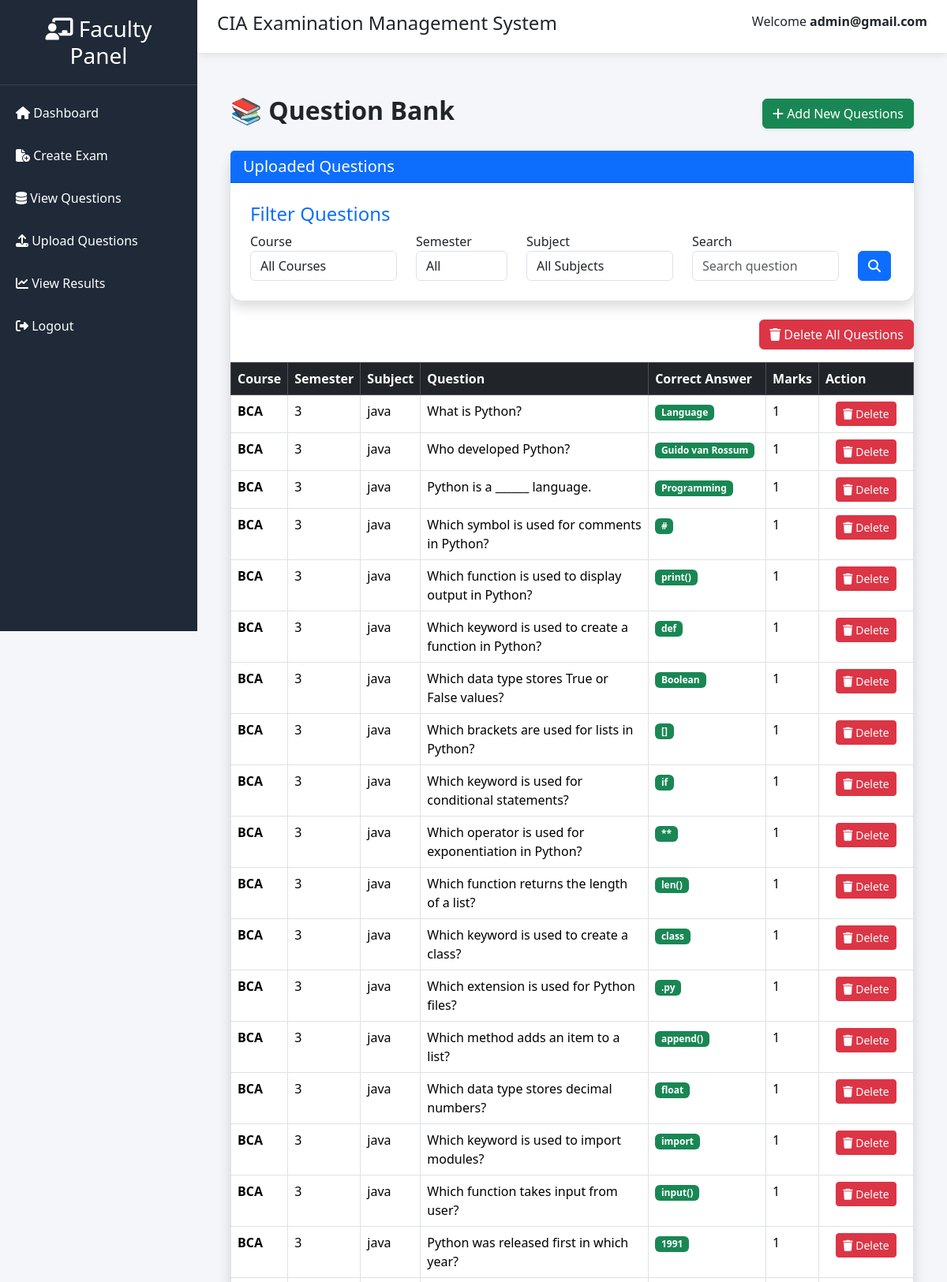
/view-questions/ (signed in, upper part), run on the app's committed database.
### quiz/models.py (models this page shows, shortened)
class User(AbstractUser):
    is_student = models.BooleanField(default=False)
    is_faculty = models.BooleanField(default=False)
    course = models.CharField(
        max_length=100,
        blank=True,
        null=True
    )
    semester = models.IntegerField(
        default=1,
        blank=True,
        null=True
    )

class Question(models.Model):
    course = models.ForeignKey(
        Course,
        on_delete=models.CASCADE
    )
    subject = models.ForeignKey(
        Subject,
        on_delete=models.CASCADE
    )
    academic_year = models.CharField(
        max_length=20
    )
    uploaded_by = models.ForeignKey(
    User,
    on_delete=models.CASCADE,
    null=True
)
    semester = models.IntegerField()
    question_text = models.TextField()
    option1 = models.CharField(max_length=200)
    option2 = models.CharField(max_length=200)
    option3 = models.CharField(max_length=200)
    option4 = models.CharField(max_length=200)
    correct_answer = models.CharField(max_length=10)
    marks = models.IntegerField(default=1)

class Course(models.Model):
    name = models.CharField(
        max_length=100
    )

class Subject(models.Model):
    code = models.CharField(
        max_length=20,
        unique=True
    )
    name = models.CharField(
        max_length=100
    )
    course = models.ForeignKey(
        Course,
        on_delete=models.CASCADE
    )
    semester = models.IntegerField()

### quiz/views.py (the view)
@login_required
@user_passes_test(is_faculty)
def view_questions(request):
    questions = Question.objects.all().select_related(
        "course",
        "subject"
    )
    course_id = request.GET.get("course")
    semester = request.GET.get("semester")
    subject_id = request.GET.get("subject")
    search = request.GET.get("search")
    if course_id:
        questions = questions.filter(
            course_id=course_id
        )
    if semester:
        questions = questions.filter(
            semester=semester
        )
    if subject_id:
        questions = questions.filter(
            subject_id=subject_id
        )
    if search:
        questions = questions.filter(
            question_text__icontains=search
        )
    courses = Course.objects.all()
    subjects = Subject.objects.all()
    return render(
        request,
        "faculty/view_questions.html",
        {
            "questions": questions,
            "courses": courses,
            "subjects": subjects,
        }
    )

### quiz/views.py (called while the page is built)
def is_faculty(user):
    return user.is_authenticated and (
        user.is_faculty or user.is_superuser
    )

### quiz/templates/faculty/view_questions.html (shortened to what this page needs)
{% extends 'faculty/base_faculty.html' %}
{% block content %}
<div class="container mt-4">
    <div class="d-flex justify-content-between align-items-center mb-4">
        <h2 class="fw-bold">
            📚 Question Bank
        </h2>
        <a href="{% url 'upload_question_paper' %}"
           class="btn btn-success shadow-sm">
            <i class="fas fa-plus"></i>
            Add New Questions
        </a>
    </div>
    <div class="card shadow border-0">
        <div class="card-header bg-primary text-white">
            <h5 class="mb-0">
                Uploaded Questions
            </h5>
        </div>
        <div class="card-body p-0">
            <div class="table-responsive">
<div class="card shadow mb-4">
<div class="card-body">
<h4 class="text-primary">
Filter Questions
</h4>
<form method="get">
<div class="row">
<div class="col-md-3">
<label>
Course
</label>
<select name="course"
class="form-control">
<option value="">
All Courses
</option>
</select>
</div>
<div class="col-md-2">
<label>
Semester
</label>
<select name="semester"
class="form-control">
<option value="">
All
</option>
</select>
</div>
<div class="col-md-3">
<label>
Subject
</label>
<select name="subject"
class="form-control">
<option value="">
All Subjects
</option>
</select>
</div>
<div class="col-md-3">
<label>
Search
</label>
<input type="text"
name="search"
class="form-control"
placeholder="Search question">
</div>
<div class="col-md-1 mt-4">
<button class="btn btn-primary">
<i class="fas fa-search"></i>
</button>
</div>
</div>
</form>
</div>
</div>
<div class="text-end mb-3">
<form method="post"
action="{% url 'delete_all_questions' %}"
onsubmit="return confirm('Are you sure you want to delete ALL questions?');">
<button type="submit"
class="btn btn-danger">
<i class="fas fa-trash"></i>
Delete All Questions
</button>
</form>
</div>
                <table class="table table-bordered table-hover mb-0">
                    <thead class="table-dark">
                        <tr>
                            <th>Course</th>
                            <th>Semester</th>
                            <th>Subject</th>
                            <th>Question</th>
                            <th>Correct Answer</th>
                            <th>Marks</th>
                            <th width="120">
                                Action
                            </th>
                        </tr>
                    </thead>
                    <tbody>
                    {% for q in questions %}
                    <tr>
                        <td class="fw-bold">
                            {{ q.course.name }}
                        </td>
                        <td>
                            {{ q.semester }}
                        </td>
                        <td>
                            {{ q.subject.name }}
                        </td>
                        <td>
                            {{ q.question_text|truncatechars:70 }}
                        </td>
                        <td>
                            <span class="badge bg-success">
                                {{ q.correct_answer }}
                            </span>
                        </td>
                        <td>
                            {{ q.marks }}
                        </td>
                        <td class="text-center">
                            <form method="POST"
                                  action="{% url 'delete_question' q.id %}">
                                <button type="submit"
                                        class="btn btn-sm btn-danger"
                                        onclick="return confirm('Delete this question?');">
                                    <i class="fas fa-trash"></i>
                                    Delete
                                </button>
                            </form>
                        </td>
                    </tr>
                    {% endfor %}
                    </tbody>
                </table>
            </div>
        </div>
    </div>
</div>
{% endblock %}

### quiz/templates/faculty/base_faculty.html (shortened to what this page needs)
{% load static %}
<!DOCTYPE html>
<html lang="en">
<head>
<link href="https://cdn.jsdelivr.net/npm/bootstrap@5.3.3/dist/css/bootstrap.min.css" rel="stylesheet">
<link href="https://cdnjs.cloudflare.com/ajax/libs/font-awesome/6.5.2/css/all.min.css" rel="stylesheet">
</head>
<body>
<div class="sidebar">
<h3>
<i class="fas fa-chalkboard-teacher"></i>
Faculty Panel
</h3>
<a href="{% url 'faculty_dashboard' %}">
<i class="fas fa-home"></i>
Dashboard
</a>
<a href="{% url 'create_exam' %}">
<i class="fas fa-file-circle-plus"></i>
Create Exam
</a>
<a href="{% url 'view_questions' %}">
<i class="fas fa-database"></i>
View Questions
</a>
<a href="{% url 'faculty_upload_questions' %}">
<i class="fas fa-upload"></i>
Upload Questions
</a>
<a href="{% url 'view_results' %}">
<i class="fas fa-chart-line"></i>
View Results
</a>
<a href="{% url 'logout' %}">
<i class="fas fa-sign-out-alt"></i>
Logout
</a>
</div>
<div class="content">
<div class="topbar d-flex justify-content-between">
<h4>
CIA Examination Management System
</h4>
<div>
Welcome
<strong>
{{ request.user.username }}
</strong>
</div>
</div>
<div class="main-content">
{% block content %}
{% endblock %}
</div>
</div>
</body>
</html>

### quiz/templates/faculty/base_faculty.html (style rules this page uses)
body { background:#f4f6f9; overflow-x:hidden; }
.sidebar { position:fixed; left:0; top:0; width:250px; height:100vh; background:#1f2937; color:white; }
.sidebar h3 { padding:20px; text-align:center; border-bottom:1px solid #374151; }
.sidebar a { display:block; color:white; text-decoration:none; padding:15px 20px; transition:0.3s; }
.content { margin-left:250px; }
.topbar { background:white; padding:15px 25px; box-shadow:0 2px 10px rgba(0,0,0,0.1); }
.main-content { padding:30px; }
.card { border:none; border-radius:15px; }
.card-body { padding:25px; }

### data on the page
User: user.username "admin@gmail.com"
Question: course.name "BCA", semester "3", subject.name "java", question_text "What is Python?", correct_answer "Language", marks "1"
Question: course.name "BCA", semester "3", subject.name "java", question_text "Who developed Python?", correct_answer "Guido van Rossum", marks "1"
Question: course.name "BCA", semester "3", subject.name "java", question_text "Python is a ______ language.", correct_answer "Programming", marks "1"
Question: course.name "BCA", semester "3", subject.name "java", question_text "Which symbol is used for comments in Python?", correct_answer "#", marks "1"
Question: course.name "BCA", semester "3", subject.name "java", question_text "Which function is used to display output in Python?", correct_answer "print()", marks "1"
Question: course.name "BCA", semester "3", subject.name "java", question_text "Which keyword is used to create a function in Python?", correct_answer "def", marks "1"
Question: course.name "BCA", semester "3", subject.name "java", question_text "Which data type stores True or False values?", correct_answer "Boolean", marks "1"
Question: course.name "BCA", semester "3", subject.name "java", question_text "Which brackets are used for lists in Python?", correct_answer "[]", marks "1"
Question: course.name "BCA", semester "3", subject.name "java", question_text "Which keyword is used for conditional statements?", correct_answer "if", marks "1"
Question: course.name "BCA", semester "3", subject.name "java", question_text "Which operator is used for exponentiation in Python?", correct_answer "**", marks "1"
Question: course.name "BCA", semester "3", subject.name "java", question_text "Which function returns the length of a list?", correct_answer "len()", marks "1"
Question: course.name "BCA", semester "3", subject.name "java", question_text "Which keyword is used to create a class?", correct_answer "class", marks "1"
Question: course.name "BCA", semester "3", subject.name "java", question_text "Which extension is used for Python files?", correct_answer ".py", marks "1"
Question: course.name "BCA", semester "3", subject.name "java", question_text "Which method adds an item to a list?", correct_answer "append()", marks "1"
Question: course.name "BCA", semester "3", subject.name "java", question_text "Which data type stores decimal numbers?", correct_answer "float", marks "1"
Question: course.name "BCA", semester "3", subject.name "java", question_text "Which keyword is used to import modules?", correct_answer "import", marks "1"
Question: course.name "BCA", semester "3", subject.name "java", question_text "Which function takes input from user?", correct_answer "input()", marks "1"
Question: course.name "BCA", semester "3", subject.name "java", question_text "Python was released first in which year?", correct_answer "1991", marks "1"
